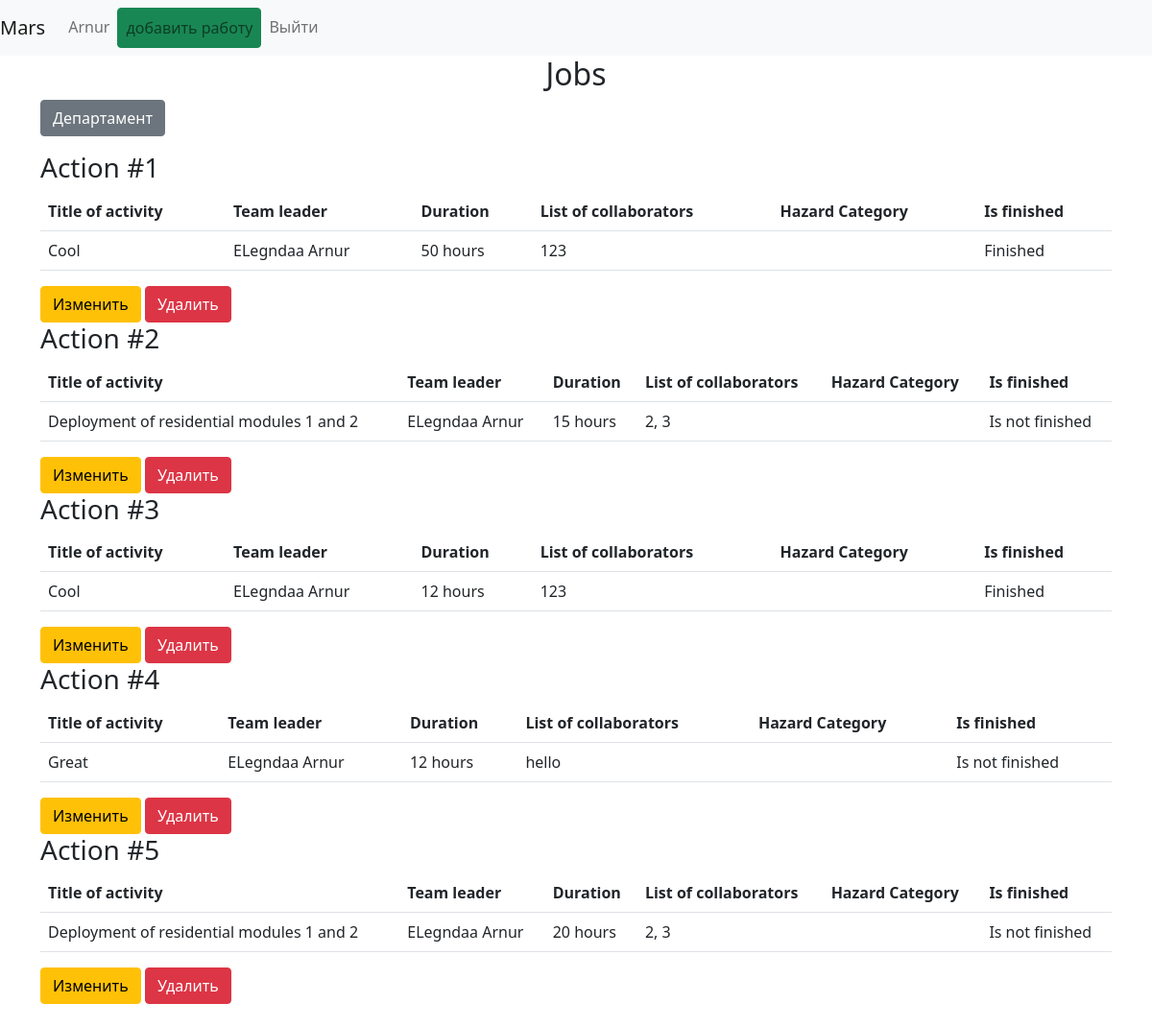
The page / (signed in) on the database its author committed.
### data/users.py (models this page shows, shortened)
class User(SqlAlchemyBase, UserMixin, SerializerMixin):
    __tablename__ = 'users'
    id = sqlalchemy.Column(sqlalchemy.Integer,
                           primary_key=True, autoincrement=True)
    name = sqlalchemy.Column(sqlalchemy.String, nullable=True)
    surname = sqlalchemy.Column(sqlalchemy.String, nullable=True)
    card = sqlalchemy.Column(sqlalchemy.String, nullable=True)
    about = sqlalchemy.Column(sqlalchemy.String, nullable=True)
    email = sqlalchemy.Column(sqlalchemy.String,
                              index=True, unique=True, nullable=True)
    city_form = sqlalchemy.Column(sqlalchemy.String,
                              index=True, unique=True, nullable=True)
    hashed_password = sqlalchemy.Column(sqlalchemy.String, nullable=True)
    created_date = sqlalchemy.Column(sqlalchemy.DateTime,
                                     default=datetime.datetime.now)
    departments = orm.relation("Department", back_populates='user')
    jobs = orm.relation("Jobs", back_populates='user')

class Jobs(SqlAlchemyBase, SerializerMixin):
    __tablename__ = 'jobs'
    id = sqlalchemy.Column(sqlalchemy.Integer, primary_key=True, autoincrement=True)
    job = sqlalchemy.Column(sqlalchemy.String, nullable=True)
    work_size = sqlalchemy.Column(sqlalchemy.Integer, nullable=True, default=0)
    collaborators = sqlalchemy.Column(sqlalchemy.String, nullable=True)
    start_date = sqlalchemy.Column(sqlalchemy.DateTime, default=datetime.datetime.now)
    end_date = sqlalchemy.Column(sqlalchemy.DateTime, default=datetime.datetime.now)
    is_finished = sqlalchemy.Column(sqlalchemy.Boolean, default=True)
    team_leader = sqlalchemy.Column(sqlalchemy.Integer, sqlalchemy.ForeignKey("users.id"))
    user = orm.relation('User')
    categories = orm.relation("Category",
                              secondary="association",
                              backref="jobs")

### main.py (the view)
@app.route("/")
def index():
    db_sess = db_session.create_session()
    jobs = db_sess.query(Jobs).all()
    users = db_sess.query(User).all()
    names = {name.id: (name.surname, name.name) for name in users}
    return render_template("index.html", jobs=jobs, names=names)

### data/db_session.py (called while the page is built)
def create_session() -> Session:
    global __factory
    return __factory()

### main.py (called while the page is built)
@login_manager.user_loader
def load_user(user_id):
    db_sess = db_session.create_session()
    return db_sess.query(User).get(user_id)

### templates/index.html (shortened to what this page needs)
{% extends "base.html" %}
{% block content %}
<div class="container">
    <h2 align="center">Jobs</h2>
    <p>
        <a href="/departments" class="btn btn-secondary">Департамент</a>
    </p>
    {% for job in jobs %}
    <h3>Action #{{ job.id }}</h3>
    <table class="table">
        <tr >
            <th>Title of activity</th>
            <th >Team leader</th>
            <th>Duration</th>
            <th >List of collaborators</th>
            <th >Hazard Category</th>
            <th>Is finished</th>
        </tr>
        <tr>
            <td class="ordinary">{{ job.job.capitalize() }}</td>
            <td class="ordinary" >{{ names[job.team_leader][0] }} {{ names[job.team_leader][1] }}</td>
            <td class="ordinary">{{ job.work_size }} hours</td>
            <td class="ordinary">{{ job.collaborators }}</td>
            <td class="ordinary"></td>
            {% if job.is_finished %}
            <td class="ordinary" >Finished</td>
            {% else %}
            <td class="ordinary" >Is not finished</td>
            {% endif %}
        </tr>
    </table>
    {% if current_user.is_authenticated and (current_user.id == job.team_leader or current_user.id == 1) %}
    <div>
        <a href="/job/{{ job.id }}" class="btn btn-warning">
            Изменить
        </a>
        <a href="/job_delete/{{ job.id }}" class="btn btn-danger">
            Удалить
        </a>
    </div>
    {% endif %}
    {% endfor %}
</div>
<br>
{% endblock %}

### templates/base.html (shortened to what this page needs)
<!doctype html>
                        <html lang="en">
                          <head>
                            <link rel="stylesheet"
                            href="https://cdn.jsdelivr.net/npm/bootstrap@5.0.0-beta1/dist/css/bootstrap.min.css"
>
                              <link rel="stylesheet"
                            href="/static/css/style.css">
                          </head>
                          <body>
<nav class="navbar navbar-expand-lg navbar-light bg-light">
  <a class="navbar-brand" href="/">Mars</a>
  <div class="collapse navbar-collapse" id="navbarNav">
    <ul class="navbar-nav">
      <li class="nav-item active">
          {% if current_user.is_authenticated %}
            <a class="nav-link" href="#">{{ current_user.name }}</a>
      </li>
      <li class="nav-item">
        <a class="nav-link btn btn-success" href="/add_job">добавить работу</a>
      </li>
      <li class="nav-item">
        <a class="nav-link" href="/logout">Выйти</a>
      </li>
        {% else %}
      <li class="nav-item">
        <a class="nav-link btn btn-primary" href="/register">Регистрация</a>
      </li>
        {% endif %}
    </ul>
  </div>
</nav>
{% block content %}{% endblock %}
                          </body>
                        </html>

### rows shown on the page
User: name "Arnur"
Jobs: id "1", job "Cool", team_leader.surname "ELegndaa", team_leader.name "Arnur", work_size "50", collaborators "123", is_finished "Finished"
Jobs: id "2", job "Deployment of residential modules 1 and 2", team_leader.surname "ELegndaa", team_leader.name "Arnur", work_size "15", collaborators "2, 3", is_finished "Is not finished"
Jobs: id "3", job "Cool", team_leader.surname "ELegndaa", team_leader.name "Arnur", work_size "12", collaborators "123", is_finished "Finished"
Jobs: id "4", job "Great", team_leader.surname "ELegndaa", team_leader.name "Arnur", work_size "12", collaborators "hello", is_finished "Is not finished"
Jobs: id "5", job "Deployment of residential modules 1 and 2", team_leader.surname "ELegndaa", team_leader.name "Arnur", work_size "20", collaborators "2, 3", is_finished "Is not finished"
